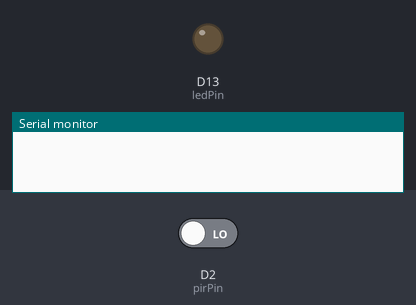
A program run on a simulated STM32 Nucleo. Parts: output pins drawn as LEDs (lit = HIGH), the last lines printed to the serial monitor. The inputs (shaded band) are chosen by the test bench; at power-on: D2 (pirPin) LOW.

Above: at 1.2 s.
1.3 s: D2 (pirPin) driven HIGH
At 1.9 s:
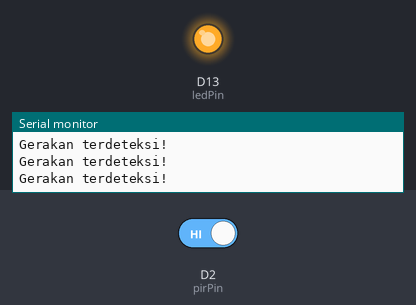
2.8 s: D2 (pirPin) driven LOW
At 3.1 s:
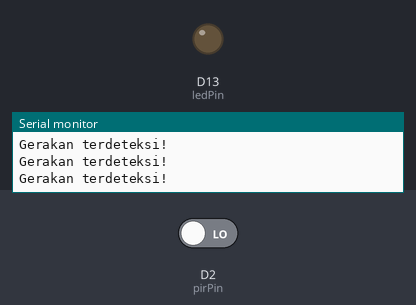
Timing chart, 0 to 5.8 s (numbered marks = the images above; inputs shaded):
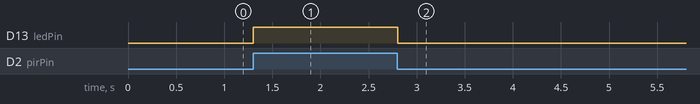

Measured:
- after the input at 1.3 s, D13 (ledPin): LOW → HIGH at once
- after the input at 2.8 s, D13 (ledPin): HIGH → LOW at once

The program:

main.cpp
```cpp
#include <Arduino.h>

int pirPin = 2;    // Pin digital 2 untuk output sensor PIR
int ledPin = 13;   // Pin digital 13 untuk LED

void setup() {

  pinMode(pirPin, INPUT);  // Set pin sensor PIR sebagai input

  pinMode(ledPin, OUTPUT); // Set pin LED sebagai output

  Serial.begin(115200);      // Memulai komunikasi serial untuk debugging

}

void loop() {

  int pirState = digitalRead(pirPin); // Membaca status sensor PIR

  if (pirState == HIGH) {             // Jika ada gerakan terdeteksi

    digitalWrite(ledPin, HIGH);       // Nyalakan LED

    Serial.println("Gerakan terdeteksi!"); // Kirim pesan ke serial monitor

  } else {

    digitalWrite(ledPin, LOW);        // Matikan LED jika tidak ada gerakan

  }

  delay(100); // Delay singkat untuk stabilitas pembacaan

}
```
